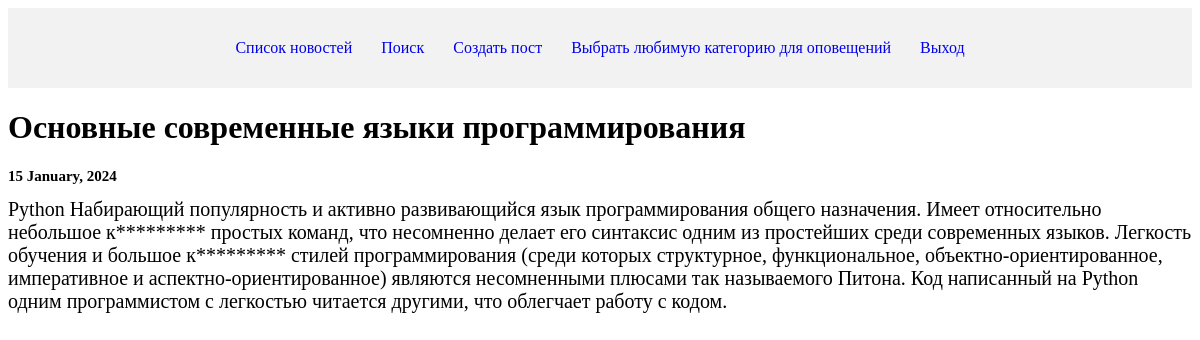
The page /news/3 on the database as committed earlier.
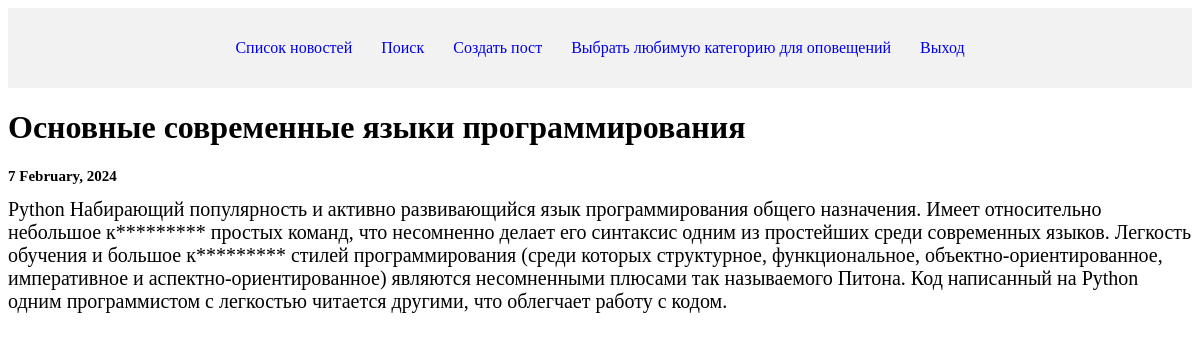
The same page on the database as committed later.
### news/models.py (models this page shows, shortened)
class Post(models.Model):
    news = 'NW'  # значение такого вида будет записано в БД
    articles = 'AR'  # значение такого вида будет записано в БД
    POST_TYPES = [
        (news, "Новость"),
        (articles, "Статья")
    ]  # значения, которые будут переданы на пользовательский интерфейс
    author = models.ForeignKey(Author, on_delete=models.CASCADE)
    post_type = models.CharField(max_length=2, choices=POST_TYPES, default=news)
    date_of_creation = models.DateTimeField(auto_now_add=True)
    category = models.ManyToManyField(Category, through="PostCategory")
    title = models.CharField(max_length=255)
    text = models.TextField()
    rating = models.IntegerField(default=0)

### news/views.py (the view)
# urls.py: path('<int:pk>', NewsListDetail.as_view()),
class NewsListDetail(DetailView):
    model = Post
    template_name = 'news/news_list_id.html'  # шаблон для отображения списка новостей
    context_object_name = 'news_list_id'

### news/templatetags/custom_filters.py (called while the page is built)
@register.filter()
def censor(word):
    news = ''
    for i in word.split():
        if i in censorship_list:
            news += i[0] + '*' * (len(i) - 1) + ' '
        else:
            news += i + ' '
    return news

### templates/news/news_list_id.html (shortened to what this page needs)
{% extends "default.html" %}
{% load custom_filters %}
{% block content %}
    <h1 >{{ news_list_id.title|censor }}</h1>
    <h1 style="font-size: 15px;">{{ news_list_id.date_of_creation|date:"j F, Y" }}</h1>
    <h1 style="font-size: 20px;"><span style="font-weight: normal;">{{ news_list_id.text|censor }}</span></h1>
{% endblock %}

Rows that differ between the two databases and show on the page:
changed Post "Основные современные языки программирования": date_of_creation "15 January, 2024" → "7 February, 2024"
